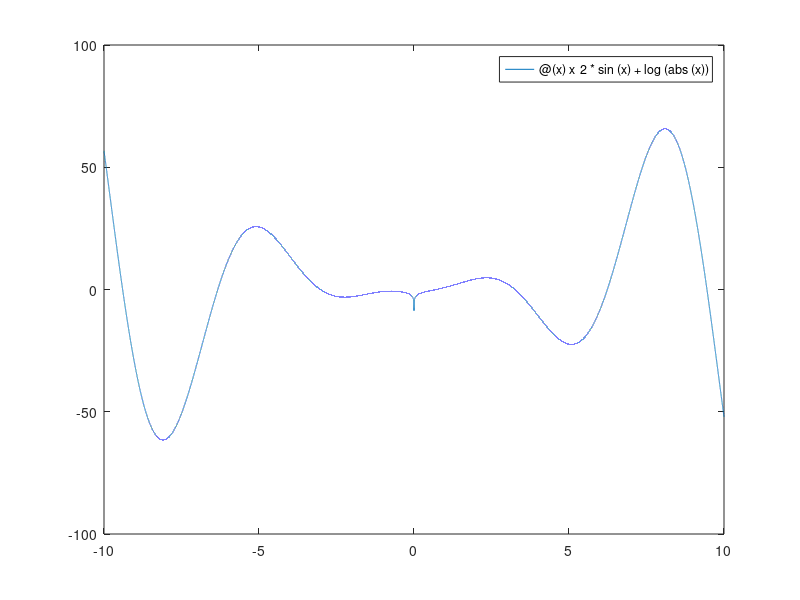

Source code (MATLAB): (Note: this script raises an error after producing the figure.)
clf;
f = @(x) x ^ 2 * sin(x) + log(abs(x));
xl = -8;
xr = -4;
fplot(f,[-10 10]);
figure(1);
m = dichotomy(xl, xr, f);
disp(m);
